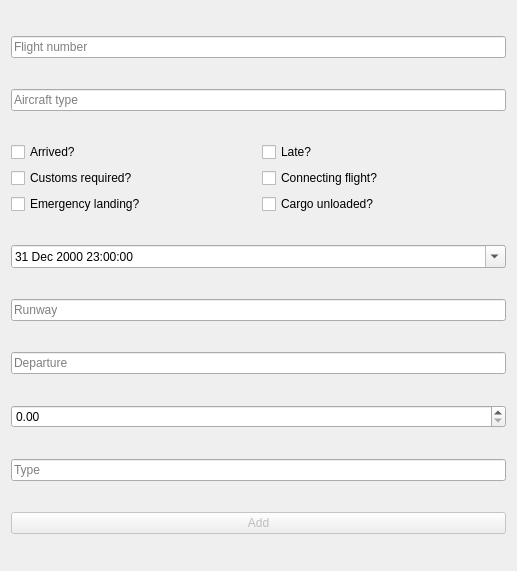
<?xml version="1.0" encoding="UTF-8"?>
<ui version="4.0">
 <class>CargoArrivedFlightsAddDialog</class>
 <widget class="QDialog" name="CargoArrivedFlightsAddDialog">
  <property name="geometry">
   <rect>
    <x>0</x>
    <y>0</y>
    <width>517</width>
    <height>571</height>
   </rect>
  </property>
  <property name="minimumSize">
   <size>
    <width>0</width>
    <height>0</height>
   </size>
  </property>
  <property name="maximumSize">
   <size>
    <width>16777215</width>
    <height>16777215</height>
   </size>
  </property>
  <property name="windowTitle">
   <string>CargoArrivedFlightsAddDialog</string>
  </property>
  <layout class="QGridLayout" name="gridLayout_2">
   <item row="6" column="0">
    <widget class="QLineEdit" name="departure">
     <property name="placeholderText">
      <string>Departure</string>
     </property>
    </widget>
   </item>
   <item row="8" column="0">
    <widget class="QLineEdit" name="cargotype">
     <property name="placeholderText">
      <string>Type</string>
     </property>
    </widget>
   </item>
   <item row="9" column="0">
    <widget class="QPushButton" name="AddButton">
     <property name="enabled">
      <bool>false</bool>
     </property>
     <property name="text">
      <string>Add</string>
     </property>
    </widget>
   </item>
   <item row="0" column="0">
    <widget class="QLineEdit" name="flightnumber">
     <property name="placeholderText">
      <string>Flight number</string>
     </property>
    </widget>
   </item>
   <item row="2" column="0">
    <layout class="QGridLayout" name="gridLayout">
     <item row="1" column="1">
      <widget class="QCheckBox" name="connecting">
       <property name="text">
        <string>Connecting flight?</string>
       </property>
      </widget>
     </item>
     <item row="1" column="0">
      <widget class="QCheckBox" name="customs">
       <property name="text">
        <string>Customs required?</string>
       </property>
      </widget>
     </item>
     <item row="0" column="0">
      <widget class="QCheckBox" name="isArrived">
       <property name="text">
        <string>Arrived?</string>
       </property>
      </widget>
     </item>
     <item row="2" column="0">
      <widget class="QCheckBox" name="emergency">
       <property name="text">
        <string>Emergency landing?</string>
       </property>
      </widget>
     </item>
     <item row="0" column="1">
      <widget class="QCheckBox" name="late">
       <property name="text">
        <string>Late?</string>
       </property>
      </widget>
     </item>
     <item row="2" column="1">
      <widget class="QCheckBox" name="baggageUnloadded">
       <property name="text">
        <string>Cargo unloaded?</string>
       </property>
      </widget>
     </item>
    </layout>
   </item>
   <item row="1" column="0">
    <widget class="QLineEdit" name="aircrafttype">
     <property name="placeholderText">
      <string>Aircraft type</string>
     </property>
    </widget>
   </item>
   <item row="4" column="0">
    <widget class="QLineEdit" name="runway">
     <property name="text">
      <string/>
     </property>
     <property name="placeholderText">
      <string>Runway</string>
     </property>
    </widget>
   </item>
   <item row="3" column="0">
    <widget class="QDateTimeEdit" name="time">
     <property name="frame">
      <bool>true</bool>
     </property>
     <property name="dateTime">
      <datetime>
       <hour>23</hour>
       <minute>0</minute>
       <second>0</second>
       <year>2000</year>
       <month>12</month>
       <day>31</day>
      </datetime>
     </property>
     <property name="calendarPopup">
      <bool>true</bool>
     </property>
    </widget>
   </item>
   <item row="7" column="0">
    <widget class="QDoubleSpinBox" name="cargomax"/>
   </item>
  </layout>
 </widget>
 <resources/>
 <connections/>
</ui>
